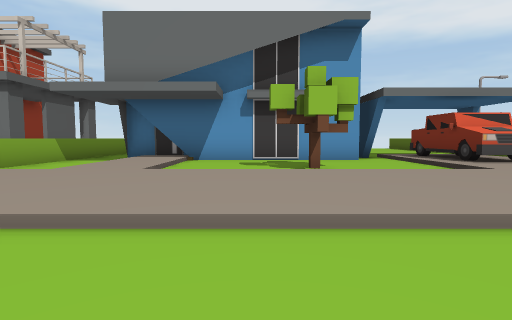
[1] (above)

24 first-person views from a walk through a 3-D level made in the Unity game engine. The camera is 1.2 m above the floor, tilts 4° down and sees 80° across. The floor is counted in squares, 2 m on a side. Each view is taken from the middle of a square. On the plan, view 1 faces up. The plan holds only what a view shows up to about 9 squares ahead; the rest is blank. The place goes on beyond the plan.

[2]
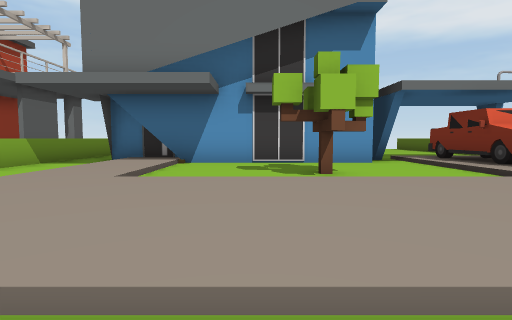

[3]
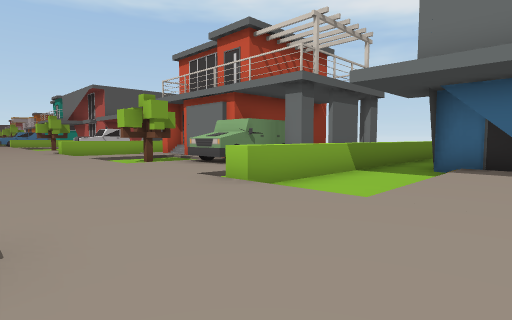

[4]
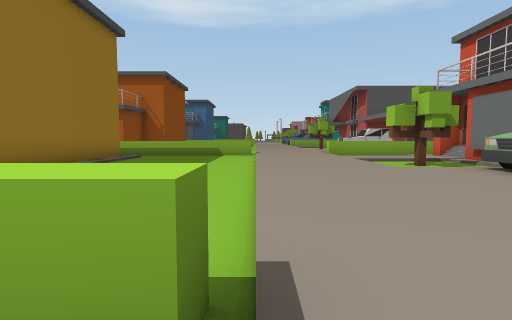

[5]
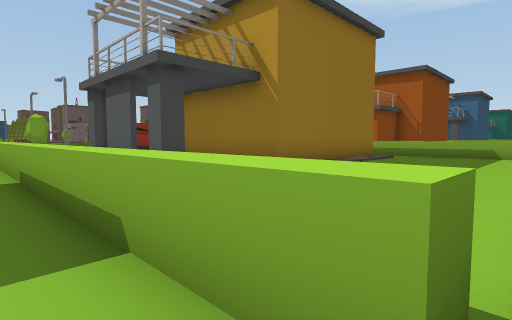

[6]
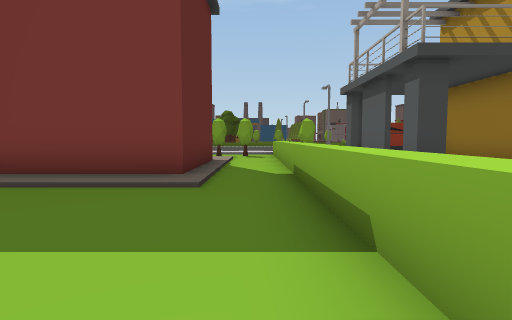

[7]
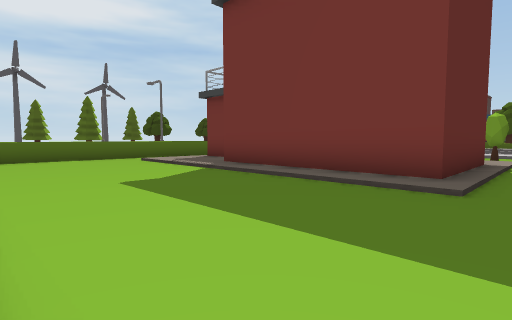

[8]
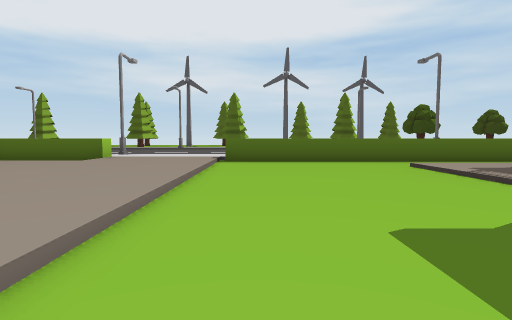

[9]
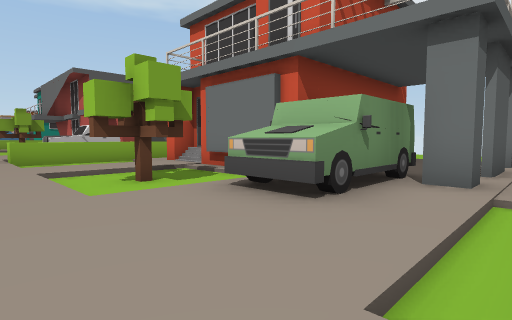

[10]
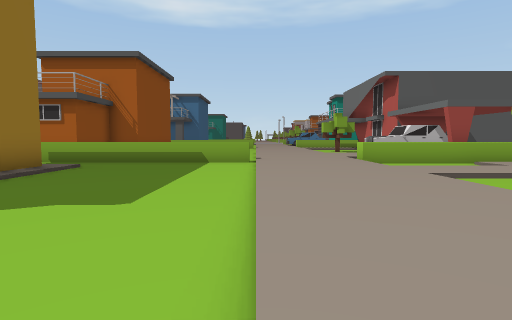

[11]
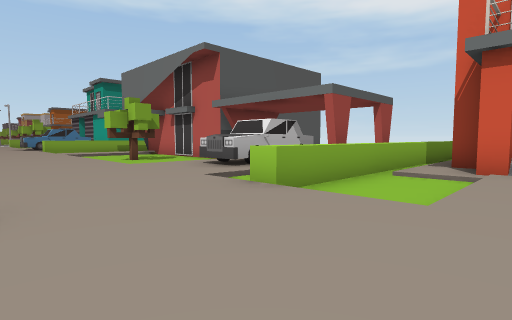

[12]
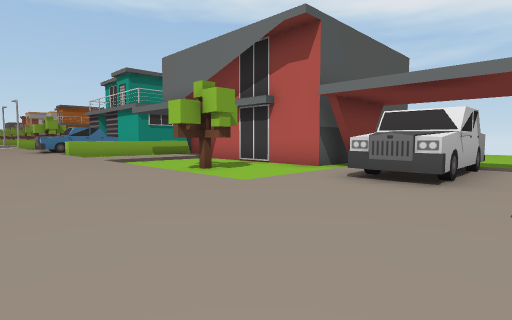

[13]
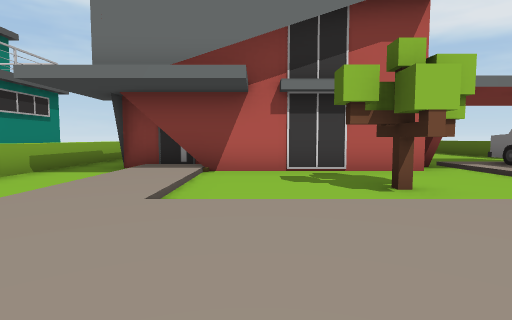

[14]
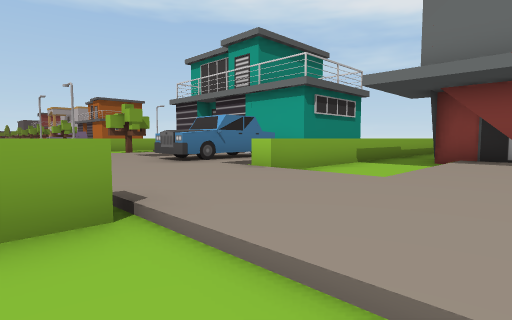

[15]
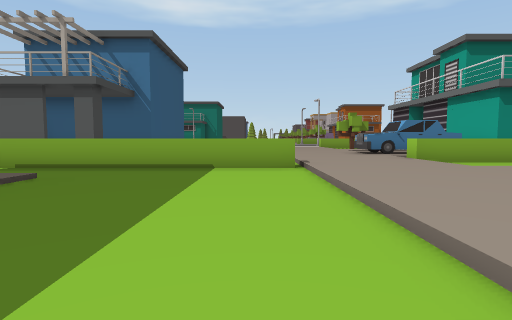

[16]
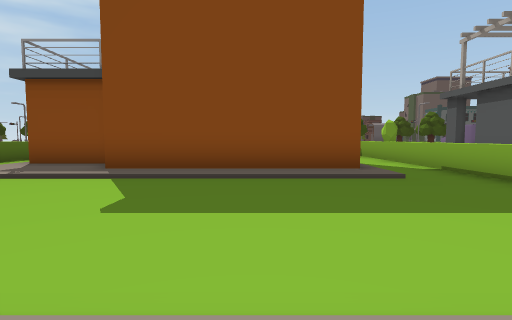

[17]
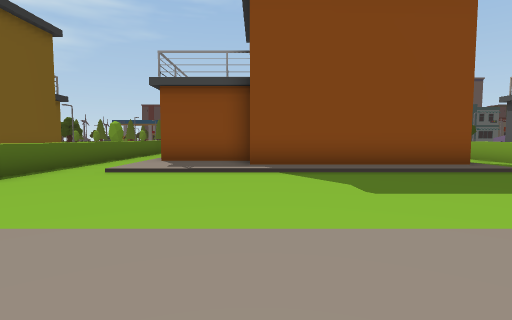

[18]
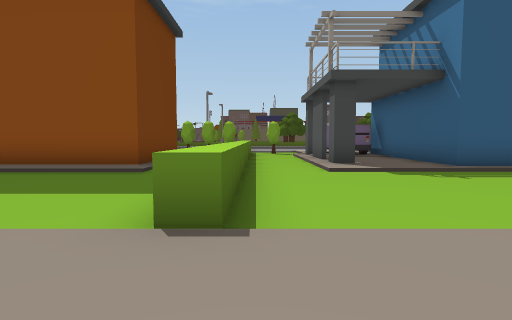

[19]
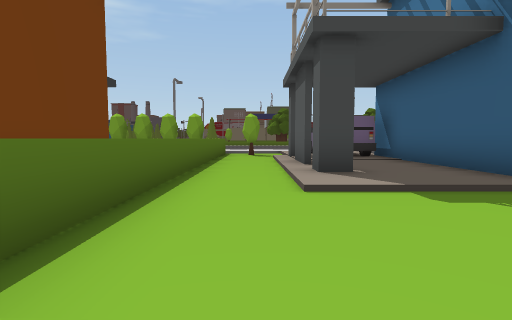

[20]
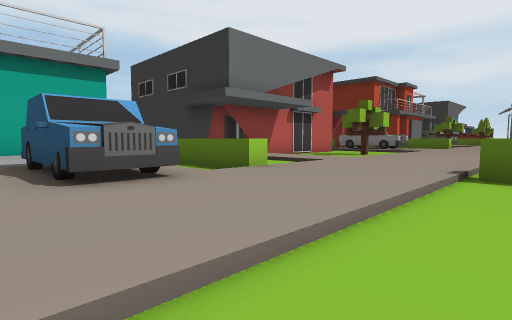

[21]
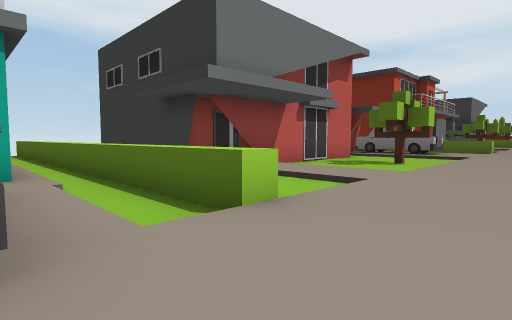

[22]
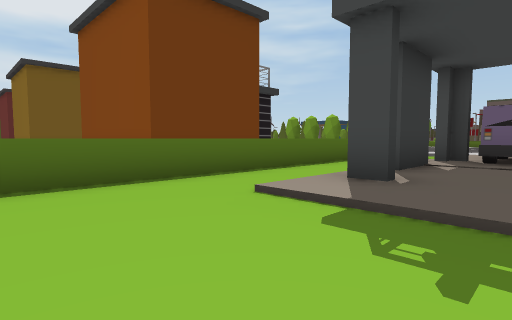

[23]
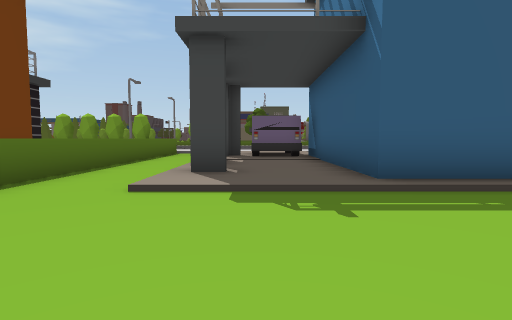

[24]
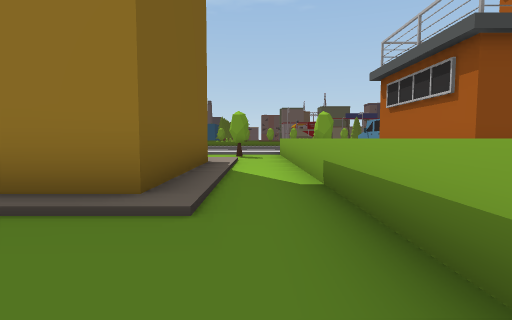

### Floor plan
Key: @ floor where view 1 was taken; # wall or solid block; x gap in a wall; . main floor; : floor 0.25 m higher than the main floor; / step, stairs or slope; ^ raised ledge; T truck; R tree; C car; O other object.
Columns run from 34 left of view 1 to 8 right of it. Each row starts with its distance up from view 1.
 11   #/^.#         .#^:      :# ^
 10   #/^.#      #/// ^:#     :x ^       #///
  9  ##/^.########:CC ^:####  O#.^########/TT/
  8  ///^..:/.....:CC ^//:/## O:.^.:/...../T /^
  7  CC/^..:/..R..:CC.^./:.R.OO:.^.:/..R../TT ^
  6 /CC/^..:/..R..:::.^./:.R.:::.^.:/..RR./::/^
  5 /CC/^//://////:::/^//:///:::///:///////::/^
  4 :::::::::::::::::::::::::::::::::::::::::::
  3 :::::::::::::::::::::::::::::::::::::::::::
  2 ///////////////////////////////////////////
  1 .....^............^.......... ^...........^
  0  ....^............^.......    ^...@.......^
 -1 .....^............^......     ^...........^
 -2 .....^............^.....      ^...........^
 -3 #:::.^..::::::::/.^.######    ^./::::::::.^
 -4 #::#.^..######::/.^.#    #  # ^./#####    ^
 -5 #::x.^..#    ###/.^.#    #  x ^./#        ^
 -6 #::#.^..#      #/.^.##   #  # ^./#        ^
 -7 #OO#.^  #      #/ ^.:#   #    ^./#
 -8 #OO#.^         #/ ^.:
 -9                   ^..

Where each view was taken, in squares from view 1:
view 1: 0 up, 0 right, facing up
view 2: 1 up, 0 right, facing up
view 3: 2 up, 2 left, facing up-left
view 4: 2 up, 3 left, facing left
view 5: 2 up, 3 left, facing down-left
view 6: 2 up, 3 left, facing down
view 7: 2 up, 3 left, facing down-right
view 8: 1 up, 0 right, facing right
view 9: 4 up, 6 left, facing up-left
view 10: 2 up, 7 left, facing left
view 11: 2 up, 13 left, facing up-left
view 12: 2 up, 17 left, facing up-left
view 13: 2 up, 25 left, facing up
view 14: 1 up, 26 left, facing up-left
view 15: 1 up, 22 left, facing left
view 16: 3 up, 24 left, facing down
view 17: 4 up, 21 left, facing down
view 18: 4 up, 29 left, facing down
view 19: 1 up, 30 left, facing down
view 20: 1 up, 34 left, facing up-right
view 21: 3 up, 32 left, facing up-right
view 22: 0 up, 33 left, facing down-right
view 23: 1 up, 32 left, facing down
view 24: 0 up, 15 left, facing down
